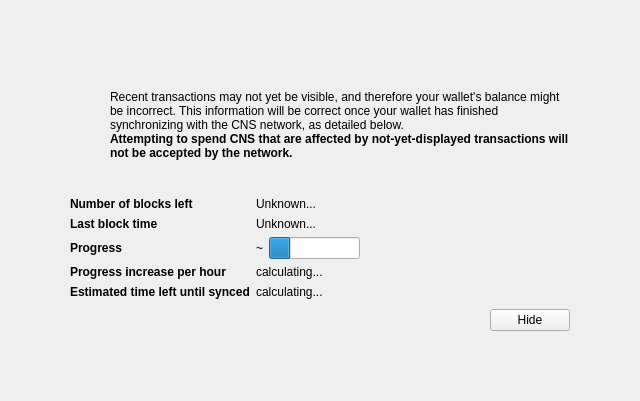
<?xml version="1.0" encoding="UTF-8"?>
<ui version="4.0">
 <class>ModalOverlay</class>
 <widget class="ModalOverlay" name="ModalOverlay">
  <property name="geometry">
   <rect>
    <x>0</x>
    <y>0</y>
    <width>640</width>
    <height>401</height>
   </rect>
  </property>
  <property name="windowTitle">
   <string>Form</string>
  </property>
  <layout class="QVBoxLayout" name="verticalLayout" stretch="0">
   <property name="sizeConstraint">
    <enum>QLayout::SetDefaultConstraint</enum>
   </property>
   <property name="leftMargin">
    <number>0</number>
   </property>
   <property name="topMargin">
    <number>0</number>
   </property>
   <property name="rightMargin">
    <number>0</number>
   </property>
   <property name="bottomMargin">
    <number>0</number>
   </property>
   <item>
    <widget class="QWidget" name="bgWidget" native="true">
     <property name="styleSheet">
      <string notr="true"/>
     </property>
     <layout class="QVBoxLayout" name="verticalLayoutMain" stretch="0">
      <property name="leftMargin">
       <number>60</number>
      </property>
      <property name="topMargin">
       <number>60</number>
      </property>
      <property name="rightMargin">
       <number>60</number>
      </property>
      <property name="bottomMargin">
       <number>60</number>
      </property>
      <item>
       <widget class="QWidget" name="contentWidget" native="true">
        <property name="styleSheet">
         <string notr="true"/>
        </property>
        <layout class="QVBoxLayout" name="verticalLayoutSub" stretch="1,0,0,0,0">
         <property name="spacing">
          <number>0</number>
         </property>
         <property name="leftMargin">
          <number>10</number>
         </property>
         <property name="topMargin">
          <number>10</number>
         </property>
         <property name="rightMargin">
          <number>10</number>
         </property>
         <property name="bottomMargin">
          <number>10</number>
         </property>
         <item>
          <layout class="QHBoxLayout" name="horizontalLayoutIconText" stretch="0,1">
           <property name="topMargin">
            <number>20</number>
           </property>
           <item>
            <layout class="QVBoxLayout" name="verticalLayoutIcon">
             <property name="leftMargin">
              <number>0</number>
             </property>
             <item>
              <widget class="QPushButton" name="warningIcon">
               <property name="enabled">
                <bool>false</bool>
               </property>
               <property name="text">
                <string/>
               </property>
               <property name="icon">
                <iconset>
                 <normaloff>:/icons/warning</normaloff>
                 <disabledoff>:/icons/warning</disabledoff>:/icons/warning</iconset>
               </property>
               <property name="iconSize">
                <size>
                 <width>48</width>
                 <height>48</height>
                </size>
               </property>
               <property name="flat">
                <bool>true</bool>
               </property>
              </widget>
             </item>
             <item>
              <spacer name="verticalSpacerWarningIcon">
               <property name="orientation">
                <enum>Qt::Vertical</enum>
               </property>
               <property name="sizeHint" stdset="0">
                <size>
                 <width>20</width>
                 <height>40</height>
                </size>
               </property>
              </spacer>
             </item>
            </layout>
           </item>
           <item>
            <layout class="QVBoxLayout" name="verticalLayoutInfoText">
             <property name="leftMargin">
              <number>0</number>
             </property>
             <property name="topMargin">
              <number>0</number>
             </property>
             <item>
              <widget class="QLabel" name="infoText">
               <property name="text">
                <string>Recent transactions may not yet be visible, and therefore your wallet's balance might be incorrect. This information will be correct once your wallet has finished synchronizing with the CNS network, as detailed below.</string>
               </property>
               <property name="textFormat">
                <enum>Qt::RichText</enum>
               </property>
               <property name="wordWrap">
                <bool>true</bool>
               </property>
              </widget>
             </item>
             <item>
              <widget class="QLabel" name="infoTextStrong">
               <property name="font">
                <font>
                 <weight>75</weight>
                 <bold>true</bold>
                </font>
               </property>
               <property name="text">
                <string>Attempting to spend CNS that are affected by not-yet-displayed transactions will not be accepted by the network.</string>
               </property>
               <property name="textFormat">
                <enum>Qt::RichText</enum>
               </property>
               <property name="wordWrap">
                <bool>true</bool>
               </property>
              </widget>
             </item>
             <item>
              <spacer name="verticalSpacerInTextSpace">
               <property name="orientation">
                <enum>Qt::Vertical</enum>
               </property>
               <property name="sizeHint" stdset="0">
                <size>
                 <width>20</width>
                 <height>40</height>
                </size>
               </property>
              </spacer>
             </item>
            </layout>
           </item>
          </layout>
         </item>
         <item>
          <spacer name="verticalSpacerAfterText">
           <property name="orientation">
            <enum>Qt::Vertical</enum>
           </property>
           <property name="sizeHint" stdset="0">
            <size>
             <width>20</width>
             <height>40</height>
            </size>
           </property>
          </spacer>
         </item>
         <item>
          <layout class="QFormLayout" name="formLayout">
           <property name="fieldGrowthPolicy">
            <enum>QFormLayout::FieldsStayAtSizeHint</enum>
           </property>
           <property name="horizontalSpacing">
            <number>6</number>
           </property>
           <property name="verticalSpacing">
            <number>6</number>
           </property>
           <property name="topMargin">
            <number>10</number>
           </property>
           <item row="0" column="0">
            <widget class="QLabel" name="labelNumberOfBlocksLeft">
             <property name="font">
              <font>
               <weight>75</weight>
               <bold>true</bold>
              </font>
             </property>
             <property name="text">
              <string>Number of blocks left</string>
             </property>
            </widget>
           </item>
           <item row="0" column="1">
            <widget class="QLabel" name="numberOfBlocksLeft">
             <property name="text">
              <string>Unknown...</string>
             </property>
            </widget>
           </item>
           <item row="1" column="0">
            <widget class="QLabel" name="labelLastBlockTime">
             <property name="font">
              <font>
               <weight>75</weight>
               <bold>true</bold>
              </font>
             </property>
             <property name="text">
              <string>Last block time</string>
             </property>
            </widget>
           </item>
           <item row="1" column="1">
            <widget class="QLabel" name="newestBlockDate">
             <property name="sizePolicy">
              <sizepolicy hsizetype="Maximum" vsizetype="Preferred">
               <horstretch>0</horstretch>
               <verstretch>0</verstretch>
              </sizepolicy>
             </property>
             <property name="text">
              <string>Unknown...</string>
             </property>
            </widget>
           </item>
           <item row="2" column="0">
            <widget class="QLabel" name="labelSyncDone">
             <property name="font">
              <font>
               <weight>75</weight>
               <bold>true</bold>
              </font>
             </property>
             <property name="text">
              <string>Progress</string>
             </property>
            </widget>
           </item>
           <item row="2" column="1">
            <layout class="QHBoxLayout" name="horizontalLayoutSync" stretch="0,1">
             <item>
              <widget class="QLabel" name="percentageProgress">
               <property name="text">
                <string notr="true">~</string>
               </property>
              </widget>
             </item>
             <item>
              <widget class="QProgressBar" name="progressBar">
               <property name="value">
                <number>24</number>
               </property>
               <property name="format">
                <string/>
               </property>
              </widget>
             </item>
            </layout>
           </item>
           <item row="4" column="0">
            <widget class="QLabel" name="labelProgressIncrease">
             <property name="font">
              <font>
               <weight>75</weight>
               <bold>true</bold>
              </font>
             </property>
             <property name="text">
              <string>Progress increase per hour</string>
             </property>
            </widget>
           </item>
           <item row="4" column="1">
            <widget class="QLabel" name="progressIncreasePerH">
             <property name="text">
              <string>calculating...</string>
             </property>
            </widget>
           </item>
           <item row="5" column="0">
            <widget class="QLabel" name="labelEstimatedTimeLeft">
             <property name="font">
              <font>
               <weight>75</weight>
               <bold>true</bold>
              </font>
             </property>
             <property name="text">
              <string>Estimated time left until synced</string>
             </property>
            </widget>
           </item>
           <item row="5" column="1">
            <widget class="QLabel" name="expectedTimeLeft">
             <property name="text">
              <string>calculating...</string>
             </property>
            </widget>
           </item>
          </layout>
         </item>
         <item>
          <layout class="QHBoxLayout" name="horizontalLayoutButtons">
           <property name="leftMargin">
            <number>10</number>
           </property>
           <property name="topMargin">
            <number>10</number>
           </property>
           <item>
            <spacer name="horizontalSpacer">
             <property name="orientation">
              <enum>Qt::Horizontal</enum>
             </property>
             <property name="sizeHint" stdset="0">
              <size>
               <width>40</width>
               <height>20</height>
              </size>
             </property>
            </spacer>
           </item>
           <item>
            <widget class="QPushButton" name="closeButton">
             <property name="text">
              <string>Hide</string>
             </property>
            </widget>
           </item>
          </layout>
         </item>
         <item>
          <layout class="QVBoxLayout" name="verticalLayout_2">
           <item>
            <spacer name="verticalSpacer">
             <property name="orientation">
              <enum>Qt::Vertical</enum>
             </property>
             <property name="sizeHint" stdset="0">
              <size>
               <width>20</width>
               <height>40</height>
              </size>
             </property>
            </spacer>
           </item>
          </layout>
         </item>
        </layout>
       </widget>
      </item>
     </layout>
    </widget>
   </item>
  </layout>
 </widget>
 <customwidgets>
  <customwidget>
   <class>ModalOverlay</class>
   <extends>QWidget</extends>
   <header>modaloverlay.h</header>
   <container>1</container>
  </customwidget>
 </customwidgets>
 <resources/>
 <connections/>
</ui>
